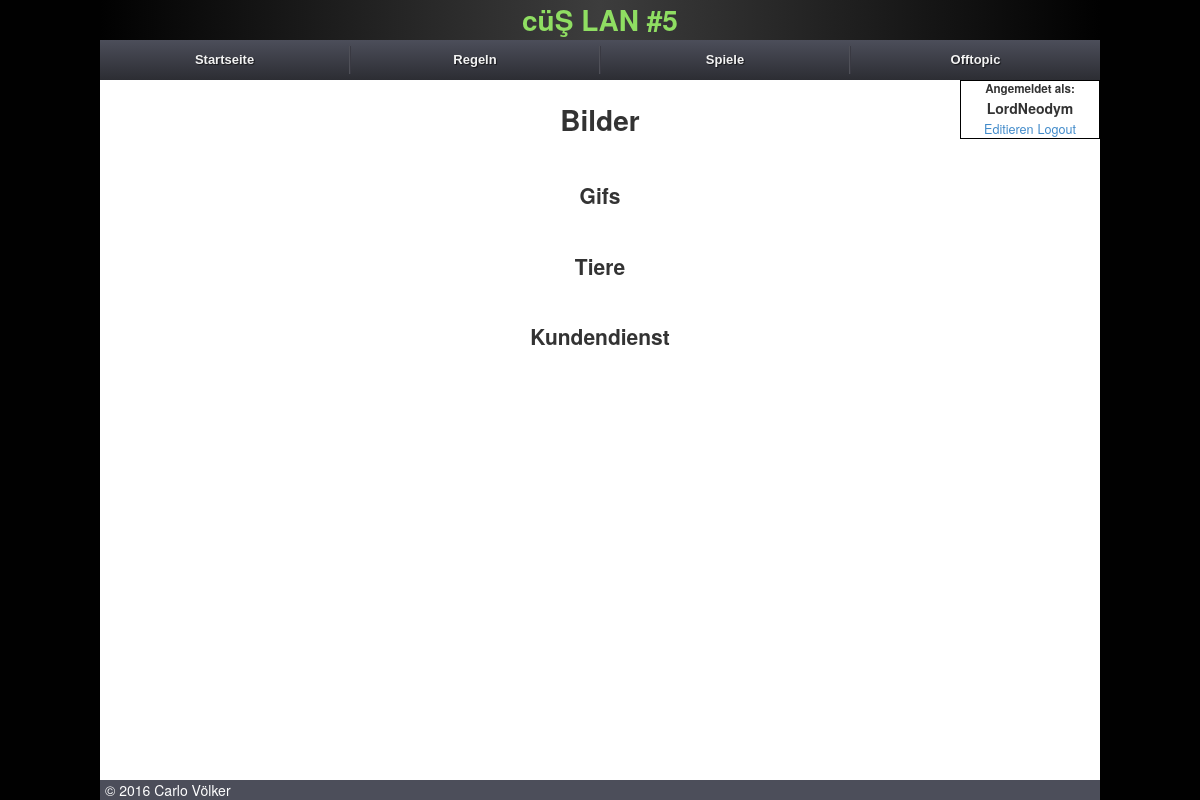
Page /off-topic/images/ (signed in) on the committed database.
### core/models.py (models this page shows, shortened)
class IntranetMeta(models.Model):
    name = models.CharField(verbose_name="LAN Name", max_length=50, default="Intranet", null=False, blank=False)
    title = models.CharField(verbose_name="Begrüßungstext", max_length=128, default="Herzlich Willkommen im Intranet", null=True, blank=True)
    description = models.TextField(verbose_name="Beschreibung", max_length=1024, null=True, blank=True)
    class Meta:
        verbose_name = "Intranet Metadaten"
        verbose_name_plural = "Intranet Metadaten"

class UserExtension(models.Model):
    user = models.OneToOneField(User, on_delete=models.CASCADE)
    birthdate = models.DateField(verbose_name="Geburtstag", null=True, blank=True)
    avatar = models.ImageField(verbose_name="Avatar", upload_to="user_avatar", blank=True, null=True)
    @property
    def shortenName(self):
        if len(self.user.username) > 12:
            return "{0}...".format(self.user.username[:13])
        return self.user.username
    class Meta:
        verbose_name = "Zusätzliche Angaben"
        verbose_name_plural = "Zusätzliche Angaben"

class ImageCategory(models.Model):
    description = models.CharField(verbose_name="Kategorie", max_length=50, blank=False, null=False, unique=True)
    class Meta:
        verbose_name = "Bilderkategorie"
        verbose_name_plural = "Bilderkategorien"

### core/views.py (the view)
# urls.py: url(r'^off-topic/images/$', views.images, name='images'),
@login_required(login_url="/login/")
def images(request):
    context = RequestContext(request)
    content = {}
    content['categories'] = ImageCategory.objects.all().exclude(
        description="Speisekarte")
    return render_to_response('images.html', content, context_instance=context)

### core/context_processors.py (called while the page is built)
def intranet_processor(request):
	content = {}
	lan_name = IntranetMeta.objects.all()[0]
	content['lan_name'] = lan_name
	rules = Rules.objects.all()
	content['rules'] = rules
	games = Game.objects.all#.exclude(match_game=None)
	content['games'] = games
	return content

### core/templates/images.html (shortened to what this page needs)
{% extends "base.html" %}
{% load staticfiles %}
{% load thumbnail %}
{% load helper %}
{% block body %}
{{block.super}}
<div class="content" id="image_page">
	{% if "menu" in request.path %}
		<div class="headline">
			<h1 class="game_headline">Speisekarte</h1>
		</div>
		{% for image in category.image_imagecategory.all %}
			<img src="{{ image.image.url }}" />
		{% endfor %}
	{% else %}
		<div class="headline">
			<h1 class="game_headline">Bilder</h1>
		</div>
		{% for category in categories %}
			<h2 class="category_headline">{{category.description}}</h2>
			<div id="image_gallery">
			</div>
		{% endfor %}
	{% endif %}
</div>
{% endblock %}

### core/templates/base.html (shortened to what this page needs)
{% load staticfiles %}
{% load thumbnail %}
<!DOCTYPE html>
    <head>
        <link rel="stylesheet" type="text/css" href="{% static 'css/bootstrap.min.css'%}">
        <link rel="stylesheet" type="text/css" href="{% static 'css/bootstrap-theme.min.css'%}">
        <link rel="stylesheet" type="text/css" href="{% static 'css/jquery.fancybox.css'%}">
        <link rel="stylesheet" type="text/css" href="{% static 'css/jquery.bracket.min.css' %}">
        <link rel="stylesheet" type="text/css" href="{% static 'css/screen.css' %}">
        <link rel="stylesheet" type="text/css" href="{% static 'css/drop_down_menu.css' %}">
        <link rel="stylesheet" type="text/css" href="{% static 'css/justifiedGallery.min.css' %}">
    </head>
    <body>
        {% block body %}
        <div class="header_banner">
            <h1>{{ lan_name.name }}</h1>
        </div>
        <ul class="menu">
            <li><a href="/">Startseite</a></li>
            <li><a href="#">Regeln</a>
            </li>
            <li><a href="#">Spiele</a>
            </li>
            <li><a href="#">Offtopic</a>
            </li>
        </ul>
        {% if user.is_authenticated %}
            <div class="username_header">
                <h5>Angemeldet als:</h5>
                <h4>{{ user.userextension.shortenName }}</h4>
                <a href="/edit_profile">Editieren</a>
                <a href="/logout">Logout</a>
            </div>
        {% else %}
            <div class="username_header login">
                <a href="/register">Registrieren</a>
                <a href="/login">Login</a>
            </div>
        {% endif %}
        {% endblock %}
        <footer>
            <div class="left">&copy; {% now "Y" %} Carlo Völker</div>
        </footer>
    </body>
</html>

### core/static/css/screen.css (style rules this page uses)
*, *:before, *:after { box-sizing: inherit; }
body { max-width: 1000px; margin: 0 auto; min-height: 100%; position: relative; font-family: "Helvetica Neue", Arial, sans-serif; padding-bottom: 6rem; }
h1, h2, h3, h4, h5, h6, ul { margin: 0 !important; }
ul { padding: 0; list-style-type: none; }
.header_banner { text-align: center; color: #8fde62; background: rgb(61,61,61); background: -moz-linear-gradient(-45deg, rgba(61,61,61,1) 0%, rgba(1,1,1,1) 50%, rgba(61,61,61,1) 100%); background: -webkit-gradient(linear, left top, right bottom, color-stop(0%,rgba(61,61,61,1)), color-stop(50%,rgba(1,1,1,1)), color-stop(100%,rgba(61,61,61,1))); background: -webkit-linear-gradient(-45deg, rgba(61,61,61,1) 0%,rgba(1,1,1,1) 50%,rgba(61,61,61,1) 100%); background: -o-linear-gradient(-45deg, rgba(61,61,61,1) 0%,rgba(1,1,1,1) 50%,rgba(61,61,61,1) 100%); background: -ms-linear-gradient(-45deg, rgba(61,61,61,1) 0%,rgba(1,1,1,1) 50%,rgba(61,61,61,1) 100%); background: linear-gradient(90deg, #010101 0%, #3D3D3D 50%, #010101 100%); filter: progid:DXImageTransform.Microsoft.gradient( startColorstr='#3d3d3d', endColorstr='#1b1b1b',GradientType=1 ); }
.top_menu>a { cursor: default; }
.username_header { float: right; width: 140px; border: 1px solid #000; text-align: center; }
.username_header > a { font-size: 0.9em; }
.content { position: relative; text-align: center; width: 60%; left: 20%; margin-top: 20px; }
.headline { margin-bottom: 20px; }
.category_headline { margin-top: 20px !important; margin-bottom: 20px !important; float: left; width: 100%; }
#image_page { width: 80% !important; left: 10% !important; }
footer { background-color: #4C4E5A; color: #FFF; width: 1000px; bottom: 0; position: absolute; padding-left: 5px; }

### core/static/css/drop_down_menu.css (style rules this page uses)
.menu, .menu ul, .menu li, .menu a { margin: 0; padding: 0; border: none; outline: none; text-align: center; }
.menu { height: 40px; width: 100%; display: table; table-layout: fixed; background: #4c4e5a; background: -webkit-linear-gradient(top, #4c4e5a 0%,#2c2d33 100%); background: -moz-linear-gradient(top, #4c4e5a 0%,#2c2d33 100%); background: -o-linear-gradient(top, #4c4e5a 0%,#2c2d33 100%); background: -ms-linear-gradient(top, #4c4e5a 0%,#2c2d33 100%); background: linear-gradient(top, #4c4e5a 0%,#2c2d33 100%); }
.menu li { position: relative; list-style: none; display: block; height: 40px; z-index: 9999; }
.menu > li { display: table-cell; }
.menu li a { display: block; padding: 0 14px; margin: 6px 0; line-height: 28px; text-decoration: none; border-left: 1px solid #393942; border-right: 1px solid #4f5058; font-family: Helvetica, Arial, sans-serif; font-weight: bold; font-size: 13px; color: #f3f3f3; text-shadow: 1px 1px 1px rgba(0,0,0,.6); -webkit-transition: color .2s ease-in-out; -moz-transition: color .2s ease-in-out; -o-transition: color .2s ease-in-out; -ms-transition: color .2s ease-in-out; transition: color .2s ease-in-out; }
.menu li:first-child a { border-left: none; }
.menu li:last-child a { border-right: none; }
.menu a { background-size: 40px 40px !important; background-repeat: no-repeat; }

### rows in the picture
IntranetMeta: name "cüŞ LAN #5"
ImageCategory: description "Gifs"
ImageCategory: description "Tiere"
ImageCategory: description "Kundendienst"

### other values in the picture
{{ user.userextension.shortenName }} "LordNeodym"
